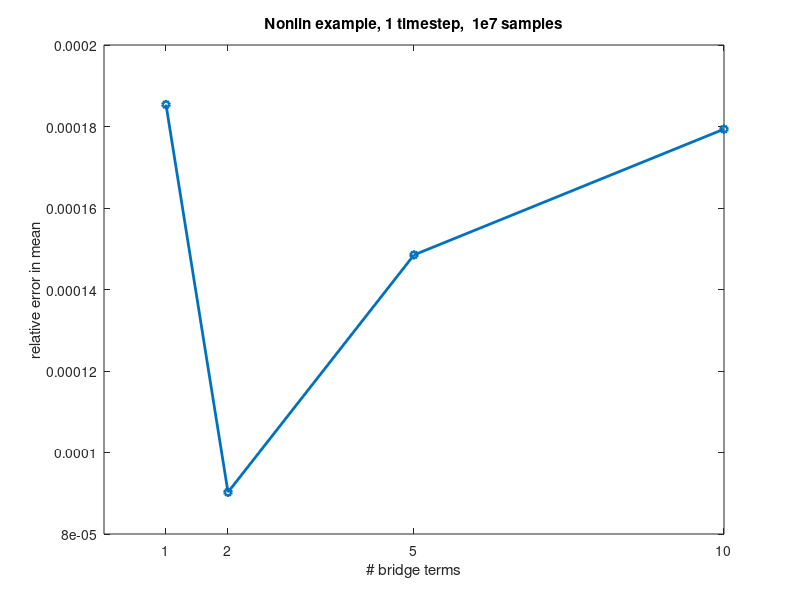
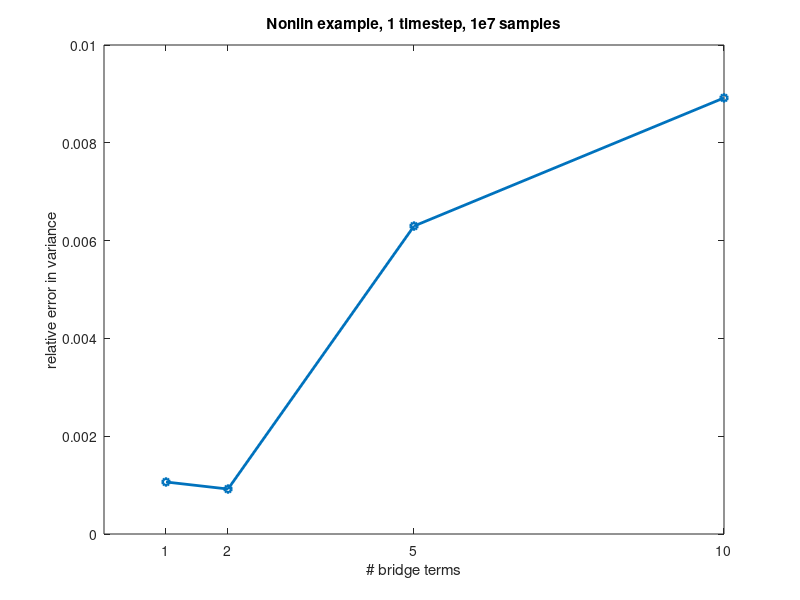

Write the MATLAB code that produced these figures, in order.
% by Michael's python code
%Nbridge=100000000
%Nsteps=10000
%Bigdt = 6.25e-2
%meanRef =  0.5150808053464835; %0.5151244091857344; %0.5150843616737727;   %0.5150411119107488;  %second val: with 1000 Nsteps
%varRef  =   0.016527713576287767; %0.01653093956051733; %0.016524927225187978; %0.016534166369012896;
%latest
meanRef =  0.5151171113731648;
varRef =   0.01653079756143411;



% ODE45 for SBB-ODE, 
%1e5 samples
%meanODE(1,:) = [ 0.515034983898898,0.514983278911279, 0.514961723568478, 0.514933694338022 ];
%varODE(1,:)  = [0.016651891788958, 0.016648060400191, 0.016645849042841, 0.016643950340426];
%1e7 samples
% meanODE(1,:) = [ 0.515212563662107, 0.515163221025253, 0.515140914259654, 0.515112775339944,0.510261832621566];
% varODE(1,:)  = [ 0.016548384255890, 0.016545538145541, 0.016543375650266, 0.016541493358081,0.016657682581378];
% 
% errMean(1,:) = abs(meanODE(1,:) - meanRef) ./ meanRef; %[1.130759e-04, 6.600614e-05, 3.028814e-05, 7.423824e-05 ];
% errVar(1,:)  = abs(varODE(1,:)  - varRef)  ./ varRef;  %[2.283605e-04, 2.260874e-04, 3.126635e-04, 3.688699e-04 ];

% %DT=1/16; 5 col pts; m=1,2,5,10; 1e7 realizations
meanSDC(1,:) = [5.152126e-01, 5.151636e-01, 5.151936e-01, 5.152095e-01 ];
varSDC(1,:)  = [1.654838e-02, 1.654600e-02, 1.663490e-02, 1.667822e-02];
errMean(1,:) = abs(meanSDC(1,:) - meanRef) ./ meanRef; %[1.130759e-04, 6.600614e-05, 3.028814e-05, 7.423824e-05 ];
errVar(1,:)  = abs(varSDC(1,:)  - varRef)  ./ varRef;  %[2.283605e-04, 2.260874e-04, 3.126635e-04, 3.688699e-04 ];

% %DT=1/16; 7 col pts; m=1,2,5,10; 1e7 realizations
meanSDC(2,:) = [5.152126e-01];
varSDC(2,:)  = [1.654838e-02];
errMean(2,:) = abs(meanSDC(2,:) - meanRef) ./ meanRef; %[1.130759e-04, 6.600614e-05, 3.028814e-05, 7.423824e-05 ];
errVar(2,:)  = abs(varSDC(2,:)  - varRef)  ./ varRef;  %[2.283605e-04, 2.260874e-04, 3.126635e-04, 3.688699e-04 ];


% %DT=1/16; 5 col pts; m=1,2,5,10; 1e5 realizations
% meanSDC(1,:) = [5.150350e-01, 5.149836e-01, 5.150085e-01, 5.150369e-01];
% varSDC(1,:)  = [1.665189e-02, 1.664851e-02, 1.673967e-02, 1.678588e-02];
% errMean(1,:) = abs(meanSDC(1,:) - meanRef) ./ meanRef; %[1.130759e-04, 6.600614e-05, 3.028814e-05, 7.423824e-05 ];
% errVar(1,:)  = abs(varSDC(1,:)  - varRef)  ./ varRef;  %[2.283605e-04, 2.260874e-04, 3.126635e-04, 3.688699e-04 ];
% 
% %DT=1/16; 9 col pts; m=1,2,5,10; 1e5 realizations
% meanSDC(2,:) = [5.150350e-01, 5.149833e-01, 5.149616e-01, 5.149736e-01 ];
% varSDC(2,:)  = [1.665189e-02, 1.664806e-02, 1.664622e-02, 1.669423e-02 ];
% errMean(2,:) = abs(meanSDC(2,:) - meanRef) ./ meanRef; 
% errVar(2,:)  = abs(varSDC(2,:)  - varRef)  ./ varRef; 
% 
% %DT=1/16; 15 col pts; m=1,2,5,10; 1e5 realizations
% meanSDC(3,:) = [ 5.150350e-01, 5.149833e-01, 5.149619e-01, 5.149613e-01  ];
% varSDC(3,:) = [1.665189e-02,1.664806e-02,1.664587e-02,1.665228e-02   ];
% errMean(3,:) = abs(meanSDC(3,:) - meanRef) ./ meanRef; 
% errVar(3,:)  = abs(varSDC(3,:)  - varRef)  ./ varRef; 
% %errMean(3,:) = [5.150350e-01 , 5.149833e-01, 5.149619e-01  ];
% %errVar(3,:)  = [1..665189e-02 , 1.664806e-02 , 1.664587e-02];

m=[1,2,5,10];

figure();
plot(m, errMean(1,:), '-o', 'LineWidth',2, 'MarkerSize',5);
% legend('Matlab ODE45');
xticks(m);
xlabel('# bridge terms');
ylabel('relative error in mean');
title('Nonlin example, 1 timestep,  1e7 samples');
saveas(gcf, 'TP3-SDC-relerr-mean.eps', 'epsc');

figure();
plot(m, errVar(1,:), '-o', 'LineWidth',2, 'MarkerSize',5);
% legend('Matlab ODE45');
xticks(m);
xlabel('# bridge terms');
ylabel('relative error in variance');
title('Nonlin example, 1 timestep, 1e7 samples');
saveas(gcf, 'TP3-SDC-relerr-var.eps', 'epsc');


%m, errMean(3,:), '-s',
% figure();
% plot(m, errMean(1,:), '-o', m, errMean(2,:), '-x', m, errMean(3,:), '-s','LineWidth',2, 'MarkerSize',5);
% legend('5 Lobatto nodes', '9 Lobatto nodes', '15 Lobatto nodes');
% xticks(m);
% xlabel('# bridge terms');
% ylabel('relative error in mean');
% title('Nonlinear example, 1 timestep only,  1e5 samples');
% saveas(gcf, 'TP3-relerr-mean.eps', 'epsc');
% 
% figure();
% plot(m, errVar(1,:), '-o', m, errVar(2,:), '-x', m, errVar(3,:), '-s', 'LineWidth',2, 'MarkerSize',5);
% legend('5 Lobatto nodes', '9 Lobatto nodes', '15 Lobatto nodes');
% xticks(m);
% xlabel('# bridge terms');
% ylabel('relative error in variance');
% title('Nonlinear example, 1 timestep only, 1e5 samples');
% saveas(gcf, 'TP3-relerr-var.eps', 'epsc');
